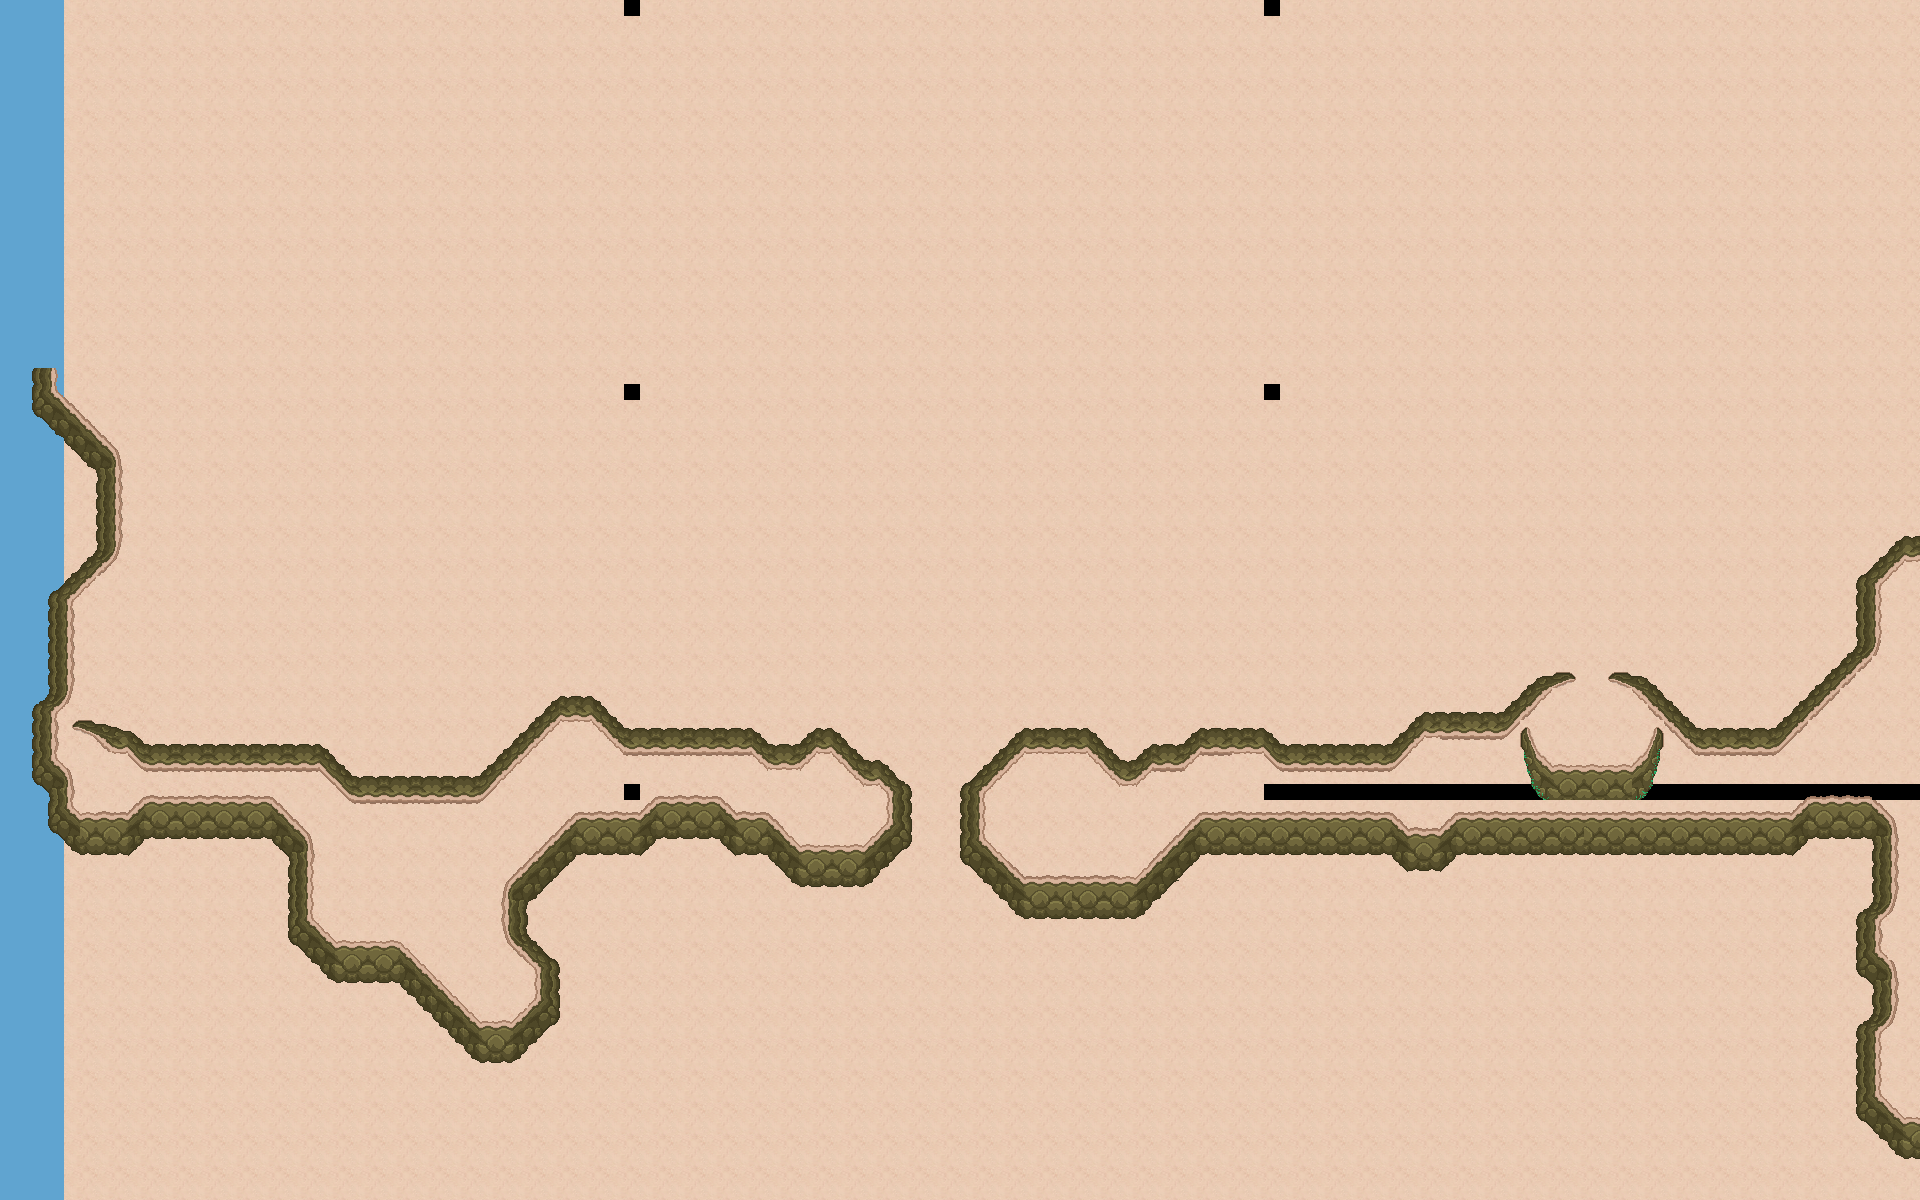

A level layout from a 2D game, rendered from its tile map. Below: a short description, then the map file with tile-grid data replaced by summaries:
An orthogonal 120x75 tile map with 16x16 px tiles, 3 tile layers (Tile Layer 1, Markers, Ridges).

<map version="1.0" orientation="orthogonal" renderorder="right-down" width="120" height="75" tilewidth="16" tileheight="16" nextobjectid="1">
 <tileset firstgid="1" name="TilesheetBiodome" tilewidth="16" tileheight="16" tilecount="2440">
  <image source="../Images/TilesheetBiodome.png" trans="ffffff" width="640" height="976" />
 </tileset>
 <layer name="Tile Layer 1" width="120" height="75">
  <data>[9000 cells, 9000 non-empty, 5 distinct tile ids]</data>
 </layer>
 <layer name="Markers" width="120" height="75">
  <data>[9000 cells, 46 non-empty, 1 distinct tile ids]</data>
 </layer>
 <layer name="Ridges" width="120" height="75">
  <data>[9000 cells, 1112 non-empty, 225 distinct tile ids]</data>
 </layer>
</map>